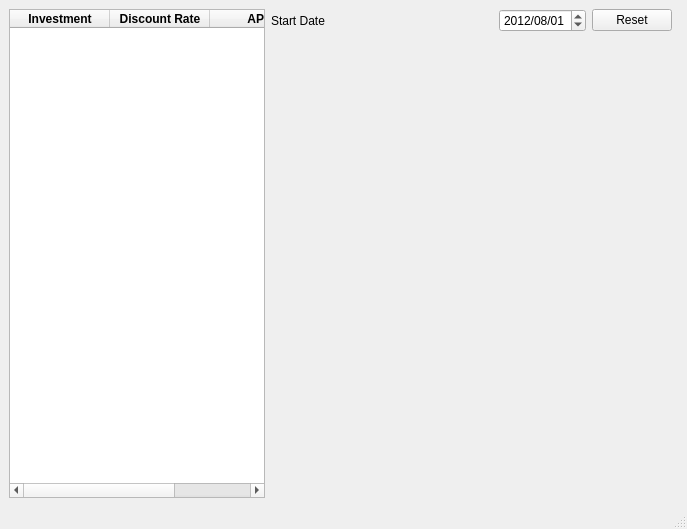
<?xml version="1.0" encoding="UTF-8"?>
<ui version="4.0">
 <class>InvestmentAnalysis</class>
 <widget class="QMainWindow" name="InvestmentAnalysis">
  <property name="geometry">
   <rect>
    <x>0</x>
    <y>0</y>
    <width>687</width>
    <height>529</height>
   </rect>
  </property>
  <property name="windowTitle">
   <string>Investment Analysis</string>
  </property>
  <property name="windowIcon">
   <iconset resource="../resources.qrc">
    <normaloff>:/resource/Investment_Analysis.png</normaloff>:/resource/Investment_Analysis.png</iconset>
  </property>
  <widget class="QWidget" name="centralwidget">
   <layout class="QHBoxLayout" name="horizontalLayout">
    <item>
     <widget class="QTableWidget" name="investmentTableWidget">
      <property name="enabled">
       <bool>true</bool>
      </property>
      <property name="sizePolicy">
       <sizepolicy hsizetype="Fixed" vsizetype="Expanding">
        <horstretch>0</horstretch>
        <verstretch>0</verstretch>
       </sizepolicy>
      </property>
      <property name="font">
       <font>
        <pointsize>9</pointsize>
       </font>
      </property>
      <column>
       <property name="text">
        <string>Investment</string>
       </property>
       <property name="font">
        <font>
         <weight>75</weight>
         <bold>true</bold>
        </font>
       </property>
      </column>
      <column>
       <property name="text">
        <string>Discount Rate</string>
       </property>
       <property name="font">
        <font>
         <weight>75</weight>
         <bold>true</bold>
        </font>
       </property>
      </column>
      <column>
       <property name="text">
        <string>APR</string>
       </property>
       <property name="font">
        <font>
         <weight>75</weight>
         <bold>true</bold>
        </font>
       </property>
      </column>
     </widget>
    </item>
    <item>
     <layout class="QGridLayout" name="gridLayout">
      <item row="0" column="0">
       <widget class="QLabel" name="startDateLabel">
        <property name="sizePolicy">
         <sizepolicy hsizetype="MinimumExpanding" vsizetype="Preferred">
          <horstretch>0</horstretch>
          <verstretch>0</verstretch>
         </sizepolicy>
        </property>
        <property name="text">
         <string>Start Date</string>
        </property>
       </widget>
      </item>
      <item row="0" column="2">
       <widget class="QPushButton" name="resetButton">
        <property name="text">
         <string>Reset</string>
        </property>
       </widget>
      </item>
      <item row="1" column="0" colspan="4">
       <widget class="QChartView" name="chartView" native="true"/>
      </item>
      <item row="0" column="1">
       <widget class="QDateEdit" name="startDateEdit">
        <property name="dateTime">
         <datetime>
          <hour>0</hour>
          <minute>0</minute>
          <second>0</second>
          <year>2012</year>
          <month>8</month>
          <day>1</day>
         </datetime>
        </property>
        <property name="displayFormat">
         <string>yyyy/MM/dd</string>
        </property>
       </widget>
      </item>
     </layout>
    </item>
   </layout>
  </widget>
  <widget class="QMenuBar" name="menubar">
   <property name="geometry">
    <rect>
     <x>0</x>
     <y>0</y>
     <width>687</width>
     <height>21</height>
    </rect>
   </property>
  </widget>
  <widget class="QStatusBar" name="statusbar"/>
 </widget>
 <customwidgets>
  <customwidget>
   <class>QChartView</class>
   <extends>QWidget</extends>
   <header>qchartview.h</header>
   <container>1</container>
  </customwidget>
 </customwidgets>
 <resources>
  <include location="../resources.qrc"/>
 </resources>
 <connections/>
</ui>
